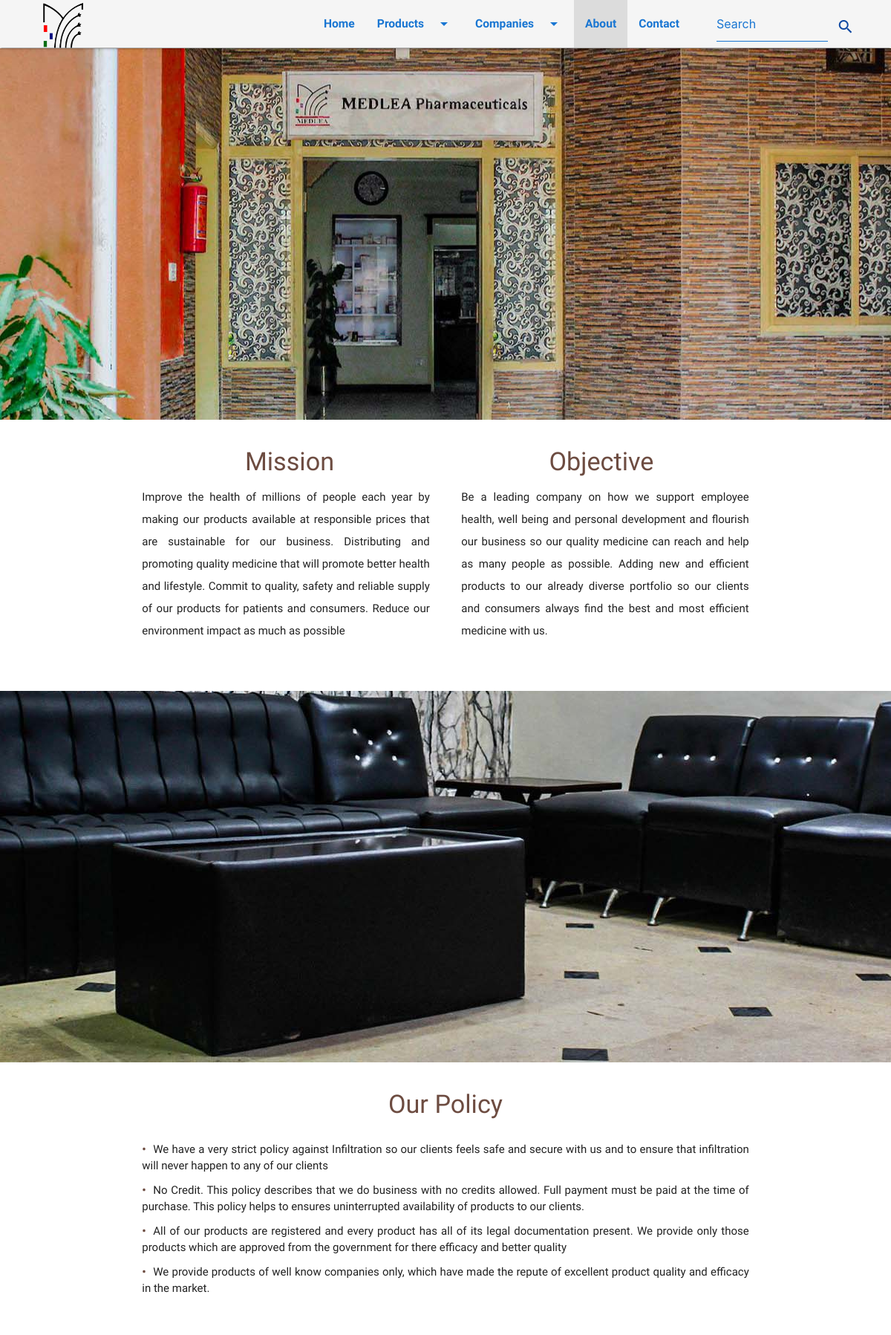
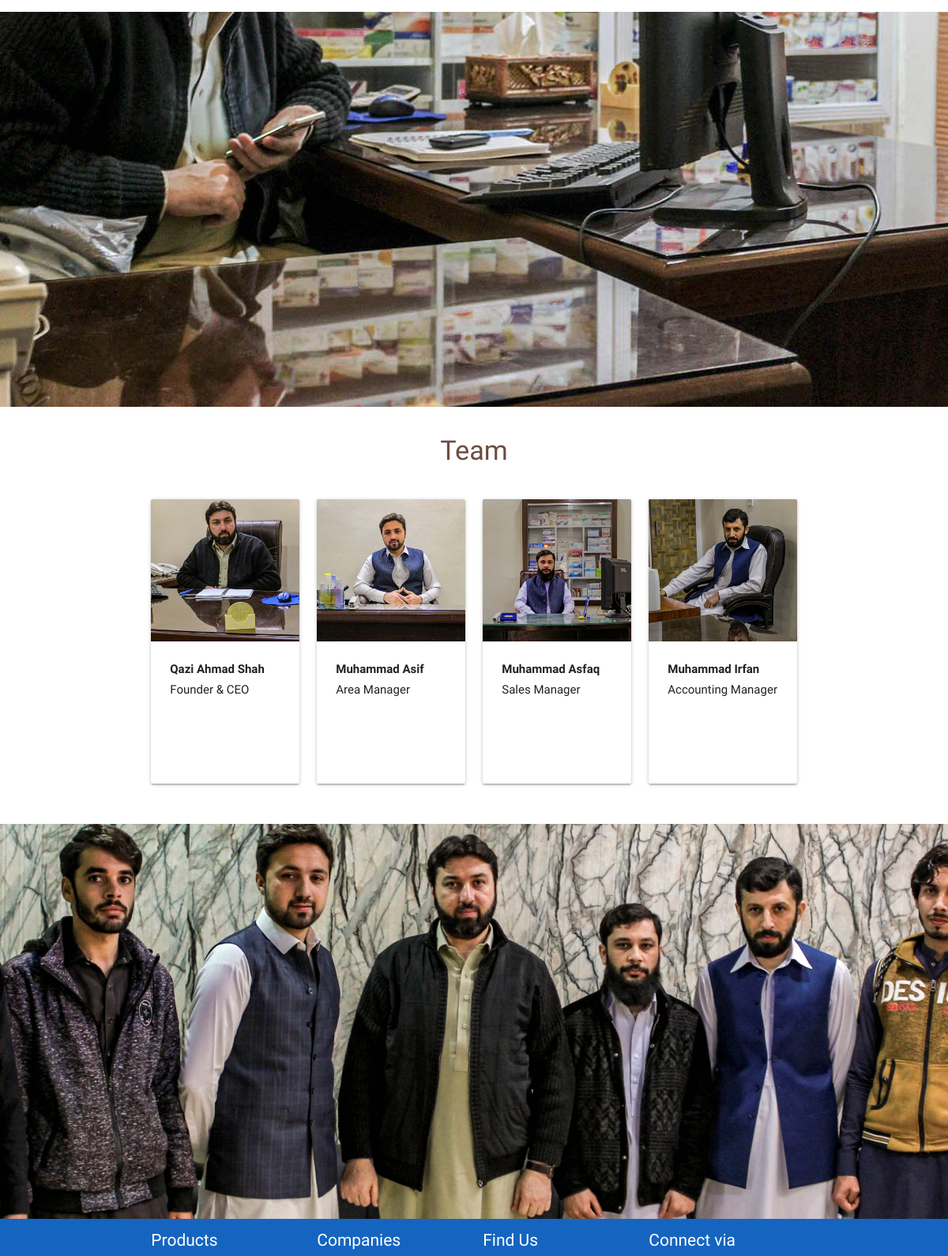
Page /about.php (upper part) on the committed database (2 pictures, top to bottom).
### tables this page shows
CREATE TABLE `message_objective` (
  `mo_id` tinyint(3) UNSIGNED NOT NULL,
  `message` varchar(400) NOT NULL,
  `objective` varchar(400) NOT NULL
);

CREATE TABLE `policy` (
  `id` tinyint(3) UNSIGNED NOT NULL,
  `p_desc` varchar(300) NOT NULL
);

CREATE TABLE `team` (
  `t_id` tinyint(3) UNSIGNED NOT NULL,
  `t_img` varchar(255) NOT NULL,
  `t_name` varchar(40) NOT NULL,
  `t_position` varchar(40) NOT NULL
);

### about.php (the view, shortened to what this page needs)
    <?php
      include('includes/DBconn.php');
      include('includes/headertop.php');
    ?>
  </head>
  <body>
    <?php
      include('includes/headernav.php');
    ?>
    <div id="index-banner" class="parallax-container">
      <div class="parallax">
        <img src="images/parallax/about1.jpg" alt="about img 1" />
      </div>
    </div>
    <?php
      $get_mo = "SELECT * FROM message_objective";
      $run_mo = mysqli_query($con,$get_mo);
      $row_mo = mysqli_fetch_array($run_mo);
      $moMessage = $row_mo["message"];
      $moObjective = $row_mo["objective"];
    ?>
    <div class="container">
      <div class="section">
        <div class="row miss-obj-row">
          <div class="col s12 m6 mission center-align">
            <h4 class="brown-text text-darken-1">Mission</h4>
            <p><?php echo ($moMessage); ?></p>
          </div>
          <div class="objective col s12 m6 center-align">
            <h4 class="brown-text text-darken-1">Objective</h4>
            <p><?php echo ($moObjective); ?></p>
          </div>
        </div>
      </div>
    </div>
    <div class="parallax-container valign-wrapper">
      <div class="parallax">
        <img src="images/parallax/about2.jpg" alt="about img 2" />
      </div>
    </div>
    <div class="container">
      <div class="section">
        <div class="row miss-obj-row">
          <div class="col s12 mission">
            <h4 class="brown-text text-darken-1 center-align">Our Policy</h4>
            <ul class="left-align policy-ul">
              <?php
                $get_policy = "SELECT * FROM policy";
                $run_policy = mysqli_query($con,$get_policy);
                while ($row_policy=mysqli_fetch_array($run_policy)):
                  $policy = $row_policy["p_desc"];
              ?>
              	<li><?php echo ($policy); ?></li>
              <?php endwhile; ?>
            </ul>
          </div>
        </div>
      </div>
    </div>
    <div class="parallax-container valign-wrapper">
      <div class="parallax">
        <img src="images/parallax/about3.jpg" alt="about img 3" />
      </div>
    </div>
    <div class="container pl-contact-us">
      <div class="section">
        <div class="row">
          <div class="col s12 center">
            <h4 class="brown-text text-darken-1">Team</h4>
              <div class="row administration-cards">
              <?php
                $get_team = "SELECT * FROM team";
                $run_team = mysqli_query($con,$get_team);
                while ($row_team=mysqli_fetch_array($run_team)):
                  $t_img = $row_team["t_img"];
                  $t_name = $row_team["t_name"];
                  $t_position = $row_team["t_position"];
              ?>
                <div class="col s6 l3">
                  <div class="card">
                    <div class="card-image">
                      <img src="images/team/<?php echo($t_img) ?>" class="team-img">
                    </div>
                    <div class="card-content left-align">
                      <b><?php echo($t_name) ?></b>
                      <p><?php echo($t_position) ?></p>
                    </div>
                  </div>
                </div>
              <?php endwhile; ?>
              </div>
          </div>
        </div>
      </div>
    </div>
    <div class="parallax-container valign-wrapper pl-con-last">
      <div class="section no-pad-bot">
      </div>
      <div class="parallax">
        <img src="images/parallax/about4.jpg" alt="about img 4" />
      </div>
    </div>
<?php
  include('includes/footer.php');
?>
</body>
</html>

### css/style.css (style rules this page uses)
* { margin: 0; padding: 0; box-sizing: border-box; font-family: "solway"; }
p { line-height: 2rem; }
.parallax-container { min-height: 380px; line-height: 0; height: auto; color: rgba(255, 255, 255, 0.9); margin-top: -19px; }
.parallax-container .section { width: 100%; }
.pl-con-last { margin-bottom: -45px; }
.pl-contact-us { height: auto; }
.administration-cards { margin-top: 2.3rem; }
.objective p { margin-left: 10px; text-align: justify; }
.mission p { text-align: justify; margin-right: 10px; }
.miss-obj-row { padding-bottom: 50px !important; }
.policy-ul li { text-align: justify; }
.policy-ul li::before { content: "\2022"; color: #6d4c41; font-weight: bold; display: inline-block; width: 1em; margin-top: 10px; }
.policy-ul li:first-child { margin-top: 20px; }
.team-img { height: 15vw; object-fit: cover; }
@media only screen and (min-width: 601px) { .card-content { height: 180px; } }

### rows in the picture
message_objective: message "Improve the health of millions of people each year by making our products available at responsible prices that are sustainable for our business. Distributing and promoting quality medicine that will promote better health and lifestyle. Commit to quality, safety and reliable supply of our products for patients and consumers. Reduce our environment impact as much as possible", objective "Be a leading company on how we support employee health, well being and personal development and flourish our business so our quality medicine can reach and help as many people as possible. Adding new and efficient products to our already diverse portfolio so our clients and consumers always find the best and most efficient medicine with us."
policy: p_desc "We have a very strict policy against Infiltration so our clients feels safe and secure with us and to ensure that infiltration will never happen to any of our clients"
policy: p_desc "No Credit. This policy describes that we do business with no credits allowed. Full payment must be paid at the time of purchase. This policy helps to ensures uninterrupted availability of products to our clients."
policy: p_desc "All of our products are registered and every product has all of its legal documentation present. We provide only those products which are approved from the government for there efficacy and better quality"
policy: p_desc "We provide products of well know companies only, which have made the repute of excellent product quality and efficacy in the market."
team: t_img (picture), t_name "Qazi Ahmad Shah", t_position "Founder & CEO"
team: t_img (picture), t_name "Muhammad Asif", t_position "Area Manager"
team: t_img (picture), t_name "Muhammad Asfaq", t_position "Sales Manager"
team: t_img (picture), t_name "Muhammad Irfan", t_position "Accounting Manager"
